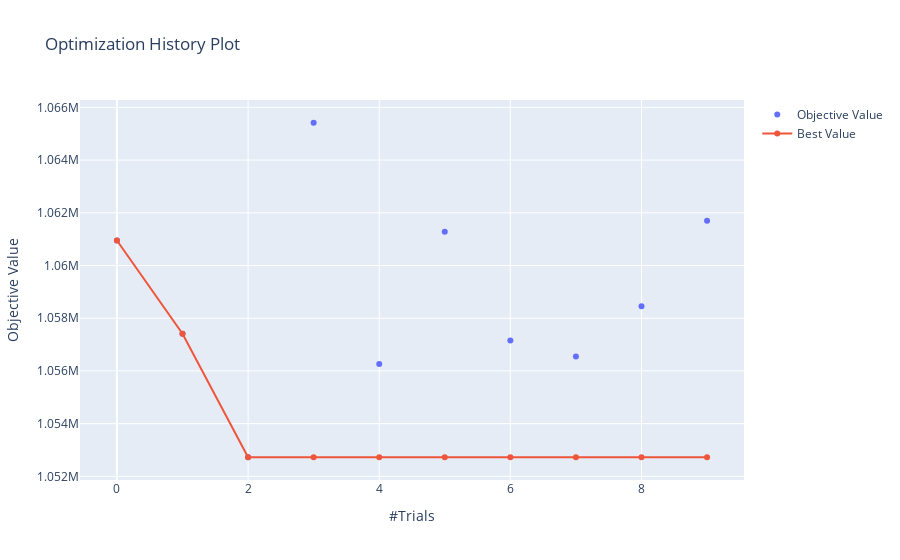

Source (notebook cell):
### Markdown cell above
---
#### ***Neural network architecture search study complete***
---

Above we see one of our best NN trials on the full feature set, the RMSE CV is an improvement upon our grid search Random Forest in the last section. 
<br>

However, this improvement is marginal (from ~1.07e6 to ~1.05e6) and clearly requires more involved modeling process and is less interpretable than Random Forest or our other baseline models. Also, we should check carefully the relationship between train and test loss, to make sure we are not over fitting. Setting aside a completely untouched holdout set to test our cross validated model would also be a good precaution to take.<br><br>
Below we have graphics of our model optimization study. These plots help us understand what parameters are most important in our network topology optimzation study. As you can see, our the first trial turned out to have the best parameters of our study, although this would likely change if we increase the number of trials.

### Code cell
study = joblib.load(f'logs/nn_study_20210917 13:20.pkl')
optuna.visualization.plot_optimization_history(study)

### Figure 1 — Plotly figure (JSON) as saved in the notebook; plotly's stock layout.template omitted (floating-point values rounded to 4 significant figures)
{"data": [{"y": [1061000.0, 1057000.0, 1053000.0, 1065000.0, 1056000.0, 1061000.0, 1057000.0, 1057000.0, 1058000.0, 1062000.0], "x": [0, 1, 2, 3, 4, 5, 6, 7, 8, 9], "type": "scatter", "mode": "markers", "name": "Objective Value"}, {"y": [1061000.0, 1057000.0, 1053000.0, 1053000.0, 1053000.0, 1053000.0, 1053000.0, 1053000.0, 1053000.0, 1053000.0], "x": [0, 1, 2, 3, 4, 5, 6, 7, 8, 9], "type": "scatter", "name": "Best Value"}], "layout": {"yaxis": {"title": {"text": "Objective Value"}}, "xaxis": {"title": {"text": "#Trials"}}, "title": {"text": "Optimization History Plot"}}}
